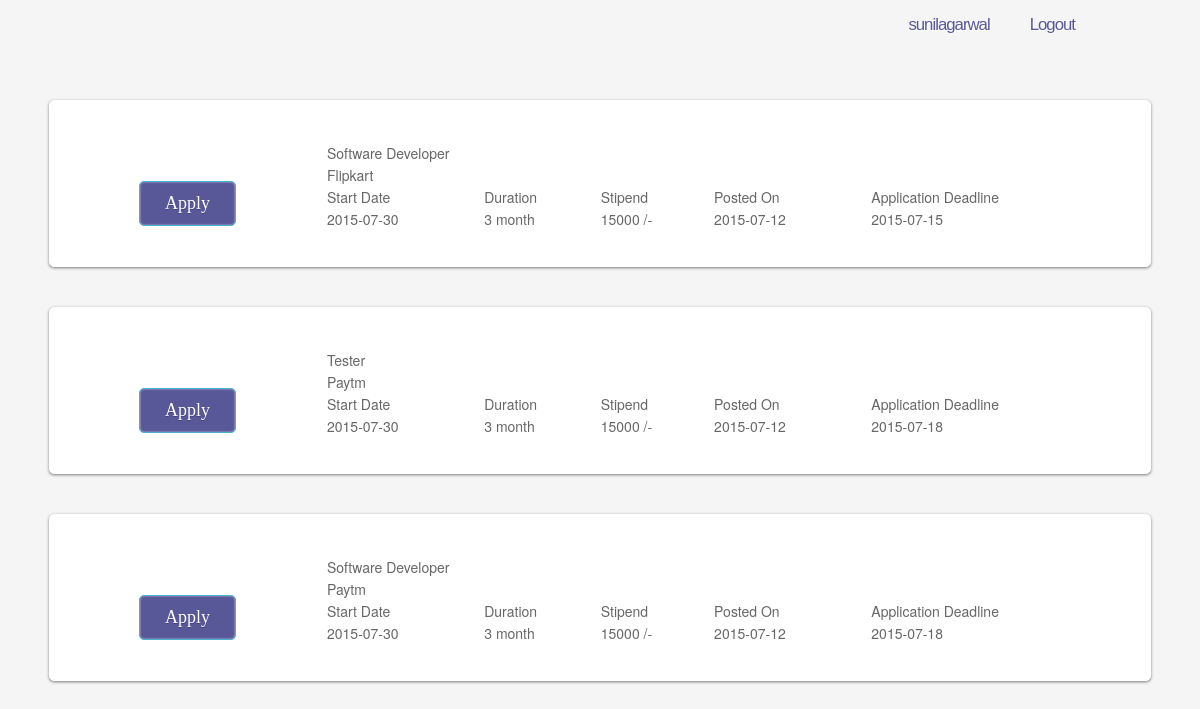
/index.php (signed in), run on the app's committed database.
### tables this page shows
CREATE TABLE IF NOT EXISTS `job` (
  `job_id` int(11) NOT NULL,
  `opening_post` varchar(30) NOT NULL,
  `start_date` date NOT NULL,
  `period` varchar(11) NOT NULL,
  `salary` varchar(20) NOT NULL,
  `posted_on` date NOT NULL,
  `expires` date NOT NULL
);

CREATE TABLE IF NOT EXISTS `employee` (
  `company` varchar(20) NOT NULL,
  `username` varchar(30) NOT NULL,
  `password` varchar(20) NOT NULL
);

### data.php (called while the page is built, shortened)
<?php
class jobs
{
	function jobs()
	{
		$this->connection=mysqli_connect("localhost","root","root");
  		mysqli_select_db($this->connection,"ninternshala");
	}
    function joblisting()
	{
		$query="select j.opening_post,e.company,j.start_date,j.period,j.salary,j.posted_on,j.expires,j.job_id from job j,creates c,employee e where j.job_id=c.id and c.emp_id= e.username";
		$result = mysqli_query($this->connection,$query);
		return $result;
	}
}
?>

### index.php (the view, shortened to what this page needs)
<!DOCTYPE html>
<?php
	include("data.php");
	$control=new jobs();
	$name1="Sign-Up";
	$name2="Log-In";
	$name3="Signupform.php";
	$name4="Login.php";
	$name5="";
	$name6="";
	if(!empty($_SESSION['login']))
	{
		$name1="";
		$name2=$_SESSION['login'];
		$name3="";
		$name4="";
		$name5="Logout";
		$name6="logout.php";
	}
?>
<html>
	<head>
		<link href="css/style.css" rel="stylesheet" type="text/css" />
		<link href="css/Formstyle.css" rel="stylesheet" type="text/css" />
	</head>
	<body>
		<div id="main">
			<div id="header">
				<div id="welcome">
				</div>
				<div id="menubar">
					<ul id="menu">
						<li><a href=<?php echo $name3;?> ><?php echo "<span  class='style1'>".$name1."</span>";?></a></li>
						<li><a href=<?php echo $name4;?> ><?php echo "<span  class='style1'>".$name2."</span>"?></a></li>
						<li><a href=<?php echo $name6;?> ><?php echo "<span  class='style1'>".$name5."</span>";?></a></li>
					</ul>
				</div>
			</div>
		</div>
		<br></br>
		<?php
			$msg =  $control->joblisting();
			while($row = mysqli_fetch_array($msg))
			{
				echo "<div class= 'job-view'>";
				echo "<br></br>";
				echo "<table width = '75%' align='right'>";
					echo "<tr>";
						echo "<td colspan='5'>".$row[0]."</td>";
					echo "</tr>";
					echo "<tr>";
						echo "<td  colspan='5'>".$row[1]."</td>";
					echo "</tr>";
					echo "<tr>";
						echo "<td>Start Date</td>";
						echo "<td>Duration</td>";
						echo "<td>Stipend</td>";
						echo "<td>Posted On</td>";
						echo "<td>Application Deadline</td>";
					echo "</tr>";
					echo "<tr>";
						echo "<td>".$row[2]."</td>";
						echo "<td>".$row[3]."</td>";
						echo "<td>".$row[4]."</td>";
						echo "<td>".$row[5]."</td>";
						echo "<td>".$row[6]."</td>";
					echo "</tr>";
				echo "</table>";
				echo "<br></br>";
				echo "<form  action='' align = 'center' method='post'>";
					echo "<div >";
						echo "<input class='buttonpag' type='submit' name='login' align = 'center' value='Apply'>";
					echo "</div>";
				echo "</form>";
				echo "<br></br>";
				echo "</div>";
				echo "<br></br>";
			}
		?>
	</body>
</html>

### css/style.css (style rules this page uses)
body { font-family: 'Source Sans Pro', sans-serif; font-size: 14px; color: #666; background: #f5f5f5; }
#main, #header, #banner, #menubar, #site_content, #footer { margin-left: auto; margin-right: auto; }
#header { width: 1000px; height: 60px; padding: 0px 0 0px 0; background: transparent; }
#welcome { width: 325px; float: left; height: 45px; padding: 0px 0 20px 40px; margin: 0 auto; background: transparent; }
span { color: #; 2b2bd0 text-shadow: 1px 1px #FFF; }
#menubar { width: 635px; height: 20px; text-align: center; margin: 0 auto; padding-bottom: 10px; float: right; background: transparent; }
ul#menu { margin: 0; float: right; }
ul#menu li { padding: 0 0 0 0px; list-style: none; margin: 2px 0 0 0; display: inline; background: transparent; }
ul#menu li a { font: normal 120% Arial, Helvetica, sans-serif; float: left; letter-spacing: -1px; height: 30px; padding: 15px 25px 10px 15px; text-align: center; color: #585899; text-shadow: 1px 1px #FFF; text-decoration: none; }

### css/Formstyle.css (style rules this page uses)
* { margin: 0; padding: 0; border: none; outline: none; }
body { background: #f5f5f5; font-family: "HelveticaNeue-Light", "Helvetica Neue Light", "Helvetica Neue", Helvetica, Arial, "Lucida Grande", sans-serif; font-weight:300; text-align: left; text-decoration: none; height: 500px; }
.job-view { width: 1100px; margin: 0 auto; position: relative; background: #FFFFFF; border: 1px solid #fff; border-radius: 5px; box-shadow: 0 1px 3px rgba(0,0,0,0.5); -moz-box-shadow: 0 1px 3px rgba(0,0,0,0.5); -webkit-box-shadow: 0 1px 3px rgba(0,0,0,0.5); }
.buttonpag { float:center; padding: 11px 25px; font-family: 'Bree Serif', serif; font-weight: 300; font-size: 18px; color: #fff; text-shadow: 0px 1px 0 rgba(0,0,0,0.25); background: #585899; border: 1px solid #46b3d3; border-radius: 5px; cursor: pointer; box-shadow: inset 0 0 2px rgba(256,256,256,0.75); -moz-box-shadow: inset 0 0 2px rgba(256,256,256,0.75); -webkit-box-shadow: inset 0 0 2px rgba(256,256,256,0.75); }

### data on the page
job: opening_post "Software Developer", employee.company "Flipkart", start_date "2015-07-30", period "3 month", salary "15000 /-", posted_on "2015-07-12", expires "2015-07-15"
job: opening_post "Tester", employee.company "Paytm", start_date "2015-07-30", period "3 month", salary "15000 /-", posted_on "2015-07-12", expires "2015-07-18"
job: opening_post "Software Developer", employee.company "Paytm", start_date "2015-07-30", period "3 month", salary "15000 /-", posted_on "2015-07-12", expires "2015-07-18"

### other printed values
$name2 "sunilagarwal"
$name5 "Logout"
